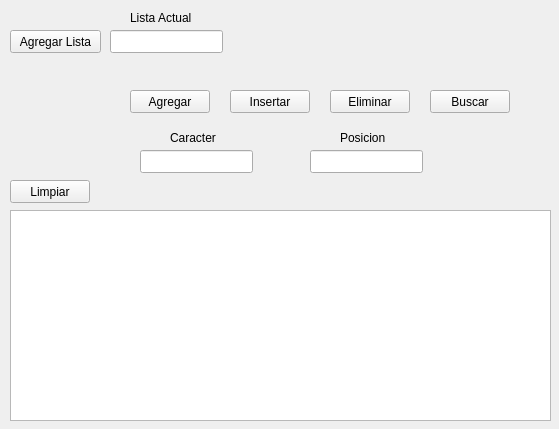
<?xml version="1.0" encoding="UTF-8"?>
<ui version="4.0">
 <class>Widget</class>
 <widget class="QWidget" name="Widget">
  <property name="geometry">
   <rect>
    <x>0</x>
    <y>0</y>
    <width>559</width>
    <height>429</height>
   </rect>
  </property>
  <property name="windowTitle">
   <string>Widget</string>
  </property>
  <widget class="QGraphicsView" name="graphicsView">
   <property name="geometry">
    <rect>
     <x>10</x>
     <y>210</y>
     <width>541</width>
     <height>211</height>
    </rect>
   </property>
  </widget>
  <widget class="QPushButton" name="Alista">
   <property name="geometry">
    <rect>
     <x>10</x>
     <y>30</y>
     <width>91</width>
     <height>23</height>
    </rect>
   </property>
   <property name="text">
    <string>Agregar Lista</string>
   </property>
  </widget>
  <widget class="QLineEdit" name="Lista">
   <property name="geometry">
    <rect>
     <x>110</x>
     <y>30</y>
     <width>113</width>
     <height>23</height>
    </rect>
   </property>
  </widget>
  <widget class="QPushButton" name="Agregar">
   <property name="geometry">
    <rect>
     <x>130</x>
     <y>90</y>
     <width>80</width>
     <height>23</height>
    </rect>
   </property>
   <property name="text">
    <string>Agregar</string>
   </property>
  </widget>
  <widget class="QPushButton" name="Insertar">
   <property name="geometry">
    <rect>
     <x>230</x>
     <y>90</y>
     <width>80</width>
     <height>23</height>
    </rect>
   </property>
   <property name="text">
    <string>Insertar</string>
   </property>
  </widget>
  <widget class="QPushButton" name="Eliminar">
   <property name="geometry">
    <rect>
     <x>330</x>
     <y>90</y>
     <width>80</width>
     <height>23</height>
    </rect>
   </property>
   <property name="text">
    <string>Eliminar</string>
   </property>
  </widget>
  <widget class="QLineEdit" name="add">
   <property name="geometry">
    <rect>
     <x>140</x>
     <y>150</y>
     <width>113</width>
     <height>23</height>
    </rect>
   </property>
  </widget>
  <widget class="QLineEdit" name="pos">
   <property name="geometry">
    <rect>
     <x>310</x>
     <y>150</y>
     <width>113</width>
     <height>23</height>
    </rect>
   </property>
  </widget>
  <widget class="QLabel" name="label">
   <property name="geometry">
    <rect>
     <x>170</x>
     <y>130</y>
     <width>59</width>
     <height>15</height>
    </rect>
   </property>
   <property name="text">
    <string>Caracter</string>
   </property>
  </widget>
  <widget class="QLabel" name="label_2">
   <property name="geometry">
    <rect>
     <x>340</x>
     <y>130</y>
     <width>59</width>
     <height>15</height>
    </rect>
   </property>
   <property name="text">
    <string>Posicion</string>
   </property>
  </widget>
  <widget class="QPushButton" name="pushButton">
   <property name="geometry">
    <rect>
     <x>10</x>
     <y>180</y>
     <width>80</width>
     <height>23</height>
    </rect>
   </property>
   <property name="text">
    <string>Limpiar</string>
   </property>
  </widget>
  <widget class="QLabel" name="label_3">
   <property name="geometry">
    <rect>
     <x>130</x>
     <y>10</y>
     <width>101</width>
     <height>16</height>
    </rect>
   </property>
   <property name="text">
    <string>Lista Actual</string>
   </property>
  </widget>
  <widget class="QPushButton" name="Buscar">
   <property name="geometry">
    <rect>
     <x>430</x>
     <y>90</y>
     <width>80</width>
     <height>23</height>
    </rect>
   </property>
   <property name="text">
    <string>Buscar</string>
   </property>
  </widget>
 </widget>
 <layoutdefault spacing="6" margin="11"/>
 <resources/>
 <connections/>
</ui>
